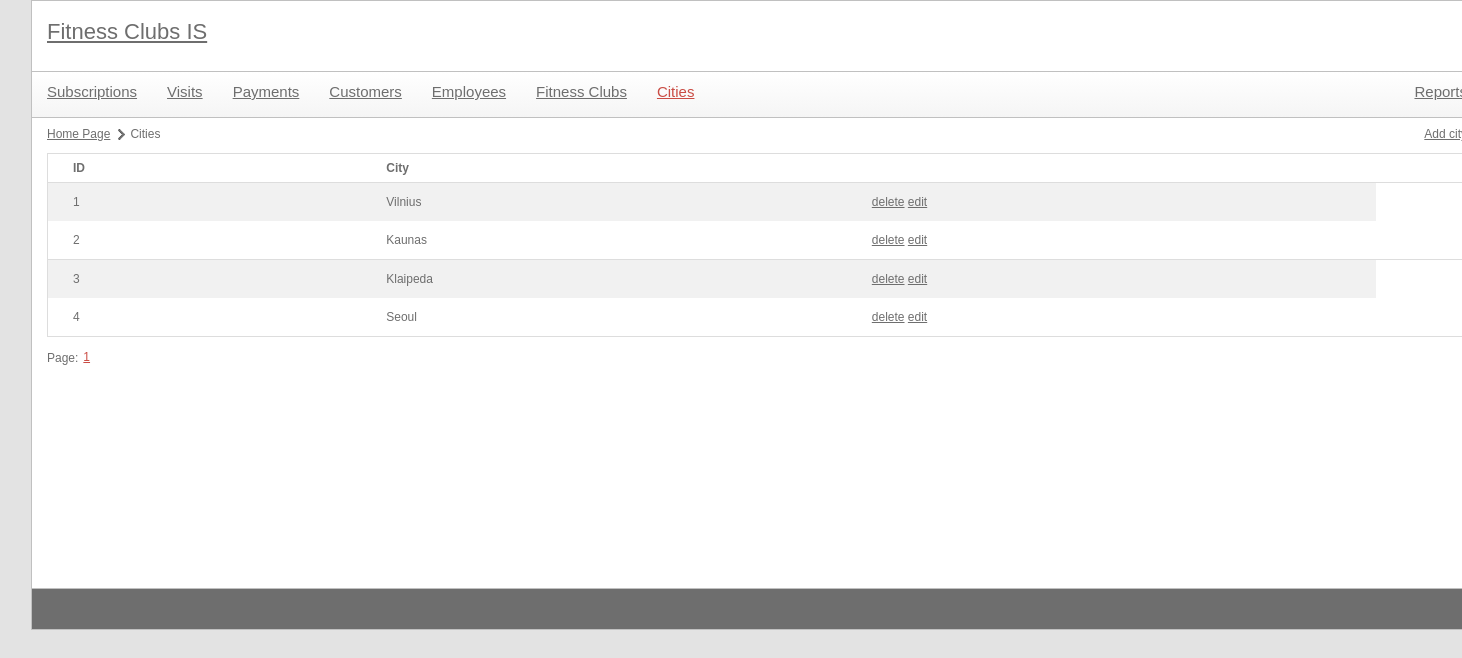
Screenshot of /index.php?module=city with the database file from the repository.
### tables this page shows
CREATE TABLE `CITY` (
  `id_city` int(11) NOT NULL,
  `city` varchar(20) NOT NULL
);

### utils/mysql.class.php (called while the page is built, shortened)
<?php
class mysql {
    protected static $connection;
    public static function connect() {
		if(!isset(self::$connection)) {
            self::$connection = new mysqli(config::DB_SERVER, config::DB_USERNAME, config::DB_PASSWORD, config::DB_NAME);
        }
        return self::$connection;
    }
    public static function query($query) {
        $connection = mysql::connect();
        $result = $connection->query($query);
        return $result;
    }
    public static function select($query) {
        $rows = array();
        $result = mysql::query($query);
        while ($row = $result->fetch_assoc()) {
            $rows[] = $row;
        }
        return $rows;
    }
	public static function escape($field) {
		$connection =  mysql::connect();
		return mysqli_real_escape_string($connection, $field);
	}
}

### utils/paging.class.php (called while the page is built, shortened)
<?php
class paging {
	public $size;
	public function __construct($rowsPerPage) {
		$this->size = $rowsPerPage;
	}
	public function process($total, $currentPage) {
		$this->first = ($currentPage - 1) * $this->size;
	}
}
?>

### libraries/city.class.php (called while the page is built, shortened)
<?php
class city {
	public function getCityList($limit = null, $offset = null) {
		$limitOffsetString = "";
		if(isset($limit)) {
			$limitOffsetString .= " LIMIT {$limit}";
		}
		if(isset($offset)) {
			$limitOffsetString .= " OFFSET {$offset}";
		}
		$query = "  SELECT `CITY`.`id_city`,
						   `CITY`.`city`
					FROM `CITY`" . $limitOffsetString;
		$data = mysql::select($query);
		return $data;
	}
}

### controls/city_list.php (the view, shortened to what this page needs)
<?php
	include 'libraries/city.class.php';
	$cityObj = new city();
	include 'utils/paging.class.php';
	$paging = new paging(NUMBER_OF_ROWS_IN_PAGE);
?>
<ul id="pagePath">
	<li><a href="index.php">Home Page</a></li>
	<li>Cities</li>
</ul>
<div id="actions">
	<a href='index.php?module=<?php echo $module; ?>&action=new'>Add city</a>
</div>
<table>
	<tr>
		<th>ID</th>
		<th>City</th>
		<th></th>
		<th></th>
	</tr>
	<?php
		$elementCount = $cityObj->getCityListCount();
		$paging->process($elementCount, $pageId);
		$data = $cityObj->getCityList($paging->size, $paging->first);
		foreach($data as $key => $val) {
			echo
				"<tr>"
					. "<td>{$val['id_city']}</td>"
					. "<td>{$val['city']}</td>"
					. "<td>"
						. "<a href='#' onclick='showConfirmDialog(\"{$module}\", \"{$val['id_city']}\"); return false;' title=''>delete</a>&nbsp;"
						. "<a href='index.php?module={$module}&id={$val['id_city']}' title=''>edit</a>"
					. "</td>"
				. "</tr>";
		}
	?>
</table>
<?php
	include 'controls/paging.php';
?>

### style/main.css (style rules this page uses)
body { color: #6e6e6e; font-family: Verdana, Geneva, sans-serif; font-size: 12px; background-color: #e3e3e3; width: 1400px; margin: 0px auto; }
a { color: #6e6e6e; }
#contentMain table { margin-top: 3px; width: 100%; border-collapse: collapse; border-top: 1px solid #ddd; border-right: 1px solid #ddd; border-left: 1px solid #ddd; }
#contentMain table th { text-align: left; padding: 8px 25px; font-weight: bold; }
#contentMain table th:last-child { width: 40px; }
#contentMain table th:first-child { border-top-left-radius: 5px; moz-border-top-left-radius: 5px; }
#contentMain table th:last-child { border-top-right-radius: 5px; moz-border-top-right-radius: 5px; }
#contentMain table tr:nth-child(even) { background-color: #f1f1f1; }
#contentMain table td { padding: 8px 25px; text-align: center; line-height: 22px; text-align: left; }
#contentMain table tr:last-child td:first-child { border-bottom-left-radius: 5px; moz-border-bottom-left-radius: 5px; }
#contentMain table tr:last-child td:last-child { border-bottom-right-radius: 5px; moz-border-bottom-right-radius: 5px; }
#contentMain table tr:nth-child(odd) { background-color: #fff; border-bottom: 1px solid #ddd; }
#contentMain #pagePath { margin: 10px 0px 10px 0px; display: block; float: left; }
#contentMain #pagePath li { float: left; display: block; margin-right: 5px; background: url(images/page-path-separator.png) center right no-repeat; padding-right: 15px; }
#contentMain #pagePath li:last-child { background: none; }
#contentMain #actions { float: right; margin: 10px 0px 0px 0px; }

### rows the page displays
city: id_city "1", city "Vilnius"
city: id_city "2", city "Kaunas"
city: id_city "3", city "Klaipeda"
city: id_city "4", city "Seoul"

### other values shown
$value['page'] "1"
